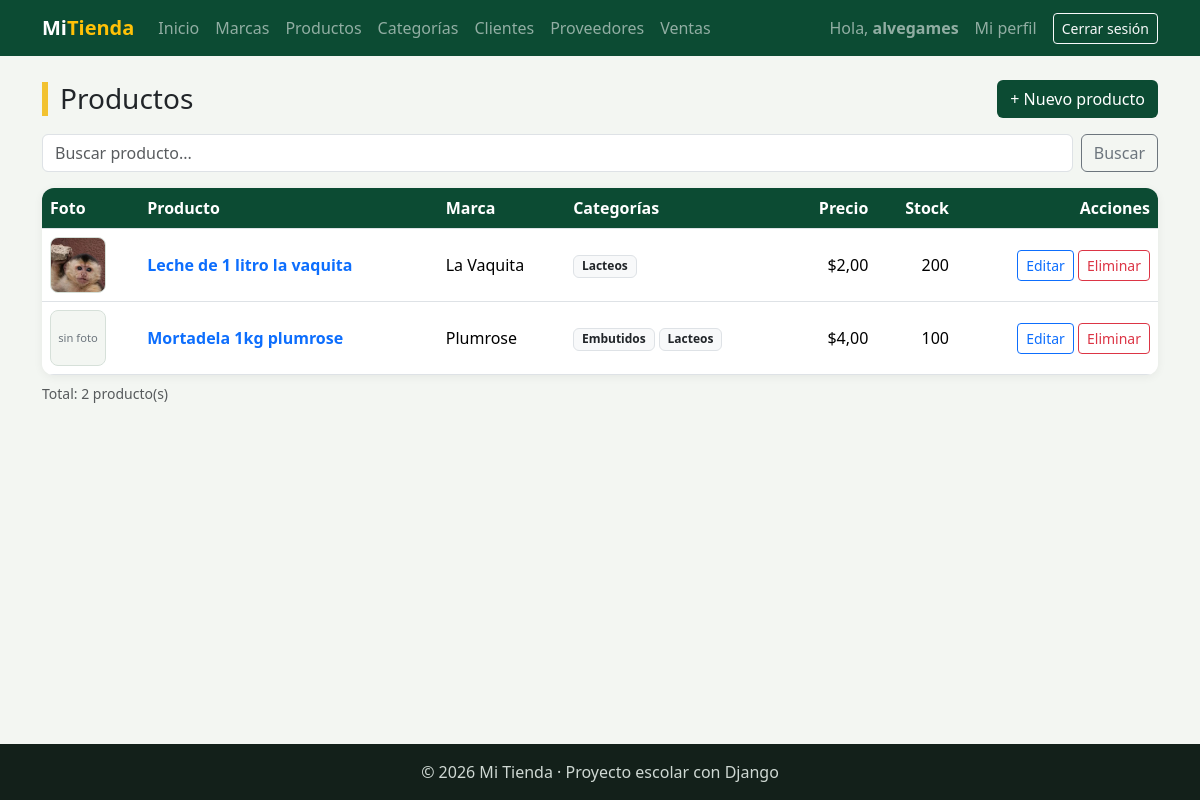
Before: /facturacion/productos/ (signed in) with the older database file.
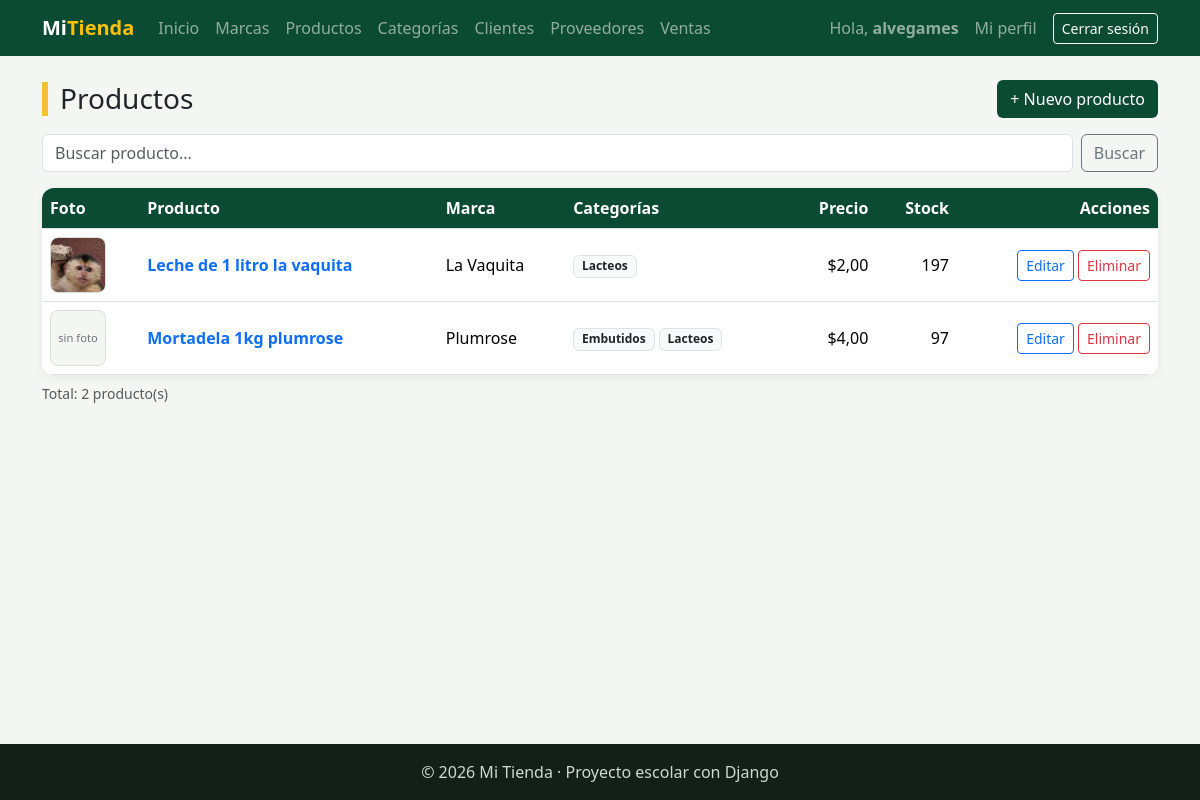
After: the same page with the newer database file.
### facturacion/models.py (models this page shows, shortened)
class ModeloBase(models.Model):
    user = models.ForeignKey(                    # 1:N con User: un usuario registra muchos registros
        User,
        on_delete=models.SET_NULL,               # Si borran al usuario, el registro se queda con user vacío
        null=True,                               # SET_NULL necesita que la columna acepte NULL
        blank=True,
        editable=False,                          # No aparece en formularios: lo llena la VISTA, no la persona
        related_name="%(class)s_registrados",    # %(class)s = nombre del modelo → user.producto_registrados
        verbose_name="Registrado por",
    )
    fecha_creacion = models.DateTimeField("Fecha de creación", auto_now_add=True)   # Se llena sola al CREAR
    fecha_modificacion = models.DateTimeField("Última modificación", auto_now=True) # Se actualiza sola en CADA save()
    class Meta:
        abstract = True                          # ← LA CLAVE: modelo "molde", sin tabla propia

class Producto(ModeloBase):
    nombre = models.CharField(max_length=100)
    descripcion = models.TextField("Descripción", blank=True)
    precio = models.DecimalField(max_digits=10, decimal_places=2)    # Precio de VENTA actual
    stock = models.PositiveIntegerField(default=0)                   # Unidades en bodega (nunca negativo)
    imagen = models.ImageField(                  # NUEVO: guarda una FOTO
        upload_to="productos/",                  #   el archivo va a MEDIA_ROOT/productos/
        blank=True,                              #   la foto es opcional
    )                                            #   En la tabla solo se guarda el TEXTO de la ruta: "productos/a55.jpg"
    marca = models.ForeignKey(Marca, on_delete=models.PROTECT, related_name="productos")
    categorias = models.ManyToManyField(Categoria, related_name="productos", blank=True)
    activo = models.BooleanField(default=True)
    class Meta:
        verbose_name = "Producto"
        verbose_name_plural = "Productos"
        ordering = ["nombre"]

class Marca(ModeloBase):
    nombre = models.CharField(max_length=60, unique=True)
    pais_origen = models.CharField("País de origen", max_length=60, blank=True)
    activo = models.BooleanField(default=True)
    class Meta:
        verbose_name = "Marca"
        verbose_name_plural = "Marcas"
        ordering = ["nombre"]

class Categoria(ModeloBase):                     # Hereda de ModeloBase (y este de models.Model)
    nombre = models.CharField(max_length=60, unique=True)
    descripcion = models.TextField("Descripción", blank=True)
    activo = models.BooleanField(default=True)
    class Meta:
        verbose_name = "Categoría"
        verbose_name_plural = "Categorías"
        ordering = ["nombre"]

### facturacion/views.py (the view)
# urls.py: path("productos/", views.ProductoListView.as_view(), name="producto_lista"),   # .as_view(): obligatorio en clases
class ProductoListView(LoginRequiredMixin, ListView):     # LISTAR
    model = Producto                                       # ¿qué tabla?
    template_name = "facturacion/producto_lista.html"      # ¿qué HTML?
    context_object_name = "productos"                      # nombre de la lista en el HTML
    paginate_by = 5                                        # 5 por página → envía page_obj
    extra_context = {"titulo": "Productos"}                # datos fijos extra para el HTML
    def get_queryset(self):                                # ¿QUÉ registros se muestran?
        productos = super().get_queryset()                 # lo normal: Producto.objects.all()
        productos = productos.select_related("marca").prefetch_related("categorias")   # menos consultas
        q = self.request.GET.get("q", "")                  # buscador: ?q=galaxy
        if q:
            productos = productos.filter(nombre__icontains=q)
        return productos
    def get_context_data(self, **kwargs):                  # ¿qué datos EXTRA recibe el HTML?
        contexto = super().get_context_data(**kwargs)      # lo que ListView ya armó
        contexto["q"] = self.request.GET.get("q", "")      # + lo buscado
        return contexto

### facturacion/templates/facturacion/producto_lista.html (shortened to what this page needs)
{% extends "base.html" %}
{% block contenido %}
<div class="d-flex justify-content-between align-items-center flex-wrap gap-2 mb-3">
    <h1 class="h3 titulo-pagina m-0">{{ titulo }}</h1>
    <a href="{% url 'facturacion:producto_crear' %}" class="btn btn-verde">+ Nuevo producto</a>
</div>
<form method="get" class="d-flex gap-2 mb-3">
    <input type="text" name="q" value="{{ q }}" class="form-control" placeholder="Buscar producto...">
    <button type="submit" class="btn btn-outline-secondary">Buscar</button>
</form>
<div class="tarjeta p-0 table-responsive">
    <table class="table table-hover align-middle m-0">
        <thead>
            <tr><th>Foto</th><th>Producto</th><th>Marca</th><th>Categorías</th><th class="text-end">Precio</th><th class="text-end">Stock</th><th class="text-end">Acciones</th></tr>
        </thead>
        <tbody>
            {% for producto in productos %}
            <tr>
                <td>
                    {% if producto.imagen %}
                        <img src="{{ producto.imagen.url }}" alt="{{ producto.nombre }}" class="miniatura">
                    {% else %}
                        <div class="miniatura vacia">sin foto</div>
                    {% endif %}
                </td>
                <td>
                    <a href="{% url 'facturacion:producto_detalle' producto.pk %}" class="fw-semibold text-decoration-none">{{ producto.nombre }}</a>
                </td>
                <td>{{ producto.marca.nombre }}</td>
                <td>
                    {% for categoria in producto.categorias.all %}
                        <span class="badge bg-light text-dark border">{{ categoria.nombre }}</span>
                    {% empty %}—{% endfor %}
                </td>
                <td class="text-end">${{ producto.precio }}</td>
                <td class="text-end">
                    {% if producto.stock < 5 %}<span class="badge bg-danger">{{ producto.stock }}</span>{% else %}{{ producto.stock }}{% endif %}
                </td>
                <td class="text-end text-nowrap">
                    <a href="{% url 'facturacion:producto_editar' producto.pk %}" class="btn btn-sm btn-outline-primary">Editar</a>
                    <a href="{% url 'facturacion:producto_eliminar' producto.pk %}" class="btn btn-sm btn-outline-danger">Eliminar</a>
                </td>
            </tr>
            {% empty %}
            <tr><td colspan="7" class="text-center text-muted py-4">No hay productos.</td></tr>
            {% endfor %}
        </tbody>
    </table>
</div>
<p class="text-muted small mt-2">Total: {{ page_obj.paginator.count }} producto(s)</p>
{% endblock %}

### templates/base.html (shortened to what this page needs)
{% load static %}
<!DOCTYPE html>
<html lang="es">
<head>
    <link href="https://cdn.jsdelivr.net/npm/bootstrap@5.3.3/dist/css/bootstrap.min.css" rel="stylesheet">
    <link rel="stylesheet" href="{% static 'css/estilos.css' %}">
</head>
<body>
    <nav class="navbar navbar-expand-lg navbar-dark barra">
        <div class="container">
            <a class="navbar-brand fw-bold" href="{% url 'home' %}">Mi<span class="text-warning">Tienda</span></a>
            <div class="collapse navbar-collapse" id="menu">
                <ul class="navbar-nav me-auto">
                    <li class="nav-item"><a class="nav-link" href="{% url 'home' %}">Inicio</a></li>
                    {% if user.is_authenticated %}
                        <li class="nav-item"><a class="nav-link" href="{% url 'facturacion:marca_lista' %}">Marcas</a></li>
                        <li class="nav-item"><a class="nav-link" href="{% url 'facturacion:producto_lista' %}">Productos</a></li>
                        <li class="nav-item"><a class="nav-link" href="{% url 'facturacion:categoria_lista' %}">Categorías</a></li>
                        <li class="nav-item"><a class="nav-link" href="{% url 'facturacion:cliente_lista' %}">Clientes</a></li>
                        <li class="nav-item"><a class="nav-link" href="{% url 'facturacion:proveedor_lista' %}">Proveedores</a></li>
                        <li class="nav-item"><a class="nav-link" href="{% url 'facturacion:venta_lista' %}">Ventas</a></li>
                    {% endif %}
                </ul>
                <ul class="navbar-nav align-items-lg-center gap-2">
                    {% if user.is_authenticated %}
                        <li class="nav-item navbar-text">Hola, <b>{{ user.username }}</b></li>
                        <li class="nav-item"><a class="nav-link" href="{% url 'facturacion:mi_perfil' %}">Mi perfil</a></li>
                        <li class="nav-item">
                            <form method="post" action="{% url 'logout' %}" class="m-0">
                                <button type="submit" class="btn btn-sm btn-outline-light">Cerrar sesión</button>
                            </form>
                        </li>
                    {% else %}
                        <li class="nav-item"><a class="nav-link" href="{% url 'login' %}">Ingresar</a></li>
                        <li class="nav-item"><a class="btn btn-sm btn-warning" href="{% url 'registro' %}">Crear cuenta</a></li>
                    {% endif %}
                </ul>
            </div>
        </div>
    </nav>
    <main class="container py-4">
        {% block contenido %}{% endblock %}
    </main>
    <footer class="pie text-center py-3">© 2026 Mi Tienda · Proyecto escolar con Django</footer>
</body>
</html>

### static/css/estilos.css (style rules this page uses)
:root { --verde: #0c4b33; --verde-claro: #2f9e6e; --amarillo: #f2c230; }
body { background-color: #f3f6f2; min-height: 100vh; display: flex; flex-direction: column; }
main { flex: 1; }
.barra { background-color: var(--verde); }
.titulo-pagina { border-left: 6px solid var(--amarillo); padding-left: 12px; }
.tarjeta { background: white; border-radius: 12px; padding: 24px; box-shadow: 0 2px 10px rgba(0,0,0,.06); }
.table thead th { background-color: var(--verde); color: white; }
.btn-verde { background-color: var(--verde); color: white; }
.pie { background-color: #13201a; color: #cfd8d3; }
.miniatura { width: 56px; height: 56px; object-fit: cover; border-radius: 8px; border: 1px solid #d6e0d9; }
.miniatura.vacia { display: grid; place-items: center; font-size: .7rem; color: #6c757d; background: #f3f6f2; }

Changed rows visible on the page:
changed Producto "Leche de 1 litro la vaquita": stock "200" → "197"
changed Producto "Mortadela 1kg plumrose": stock "100" → "97"
